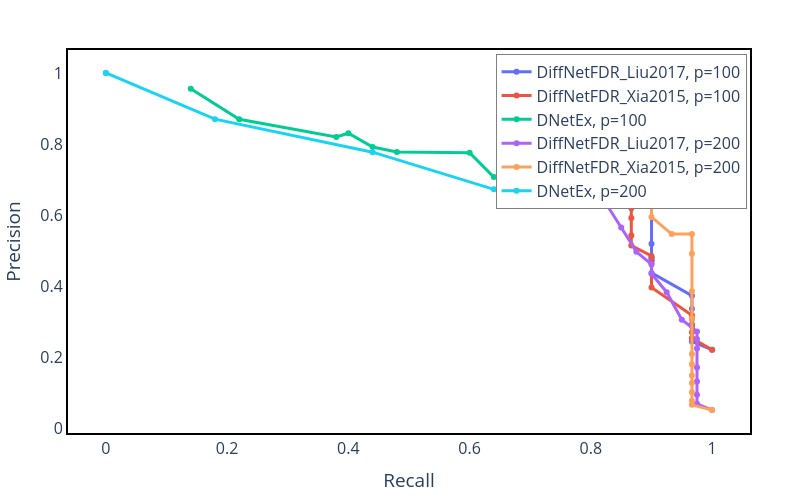

Notebook source saved alongside this figure:
### Markdown cell above
# Precision-Recall

### Code cell
temp_df = r1.groupby('alpha').aggregate({'NRecall':'mean','FDR':'mean'}).reset_index()
temp_df2 = s1.groupby('alpha').aggregate({'NRecall':'mean','FDR':'mean'}).reset_index()
run_number = 0

# Create figure
fig = go.Figure()

fig.add_trace(
    go.Scatter(
        x=temp_df.NRecall.values,
        y=1-temp_df.FDR.values,
        mode='lines+markers',
        name='DiffNetFDR_Liu2017, p=100'
    )
)

fig.add_trace(
    go.Scatter(
        x=temp_df2.NRecall.values,
        y=1-temp_df2.FDR.values,
        mode='lines+markers',
        name='DiffNetFDR_Xia2015, p=100'
    )
)

fig.add_trace(
    go.Scatter(
        x=runs_recall_list[run_number],
        y=1-runs_fdr_list[run_number],
        mode='lines+markers',
        name=f'DNetEx, p=100'
    )
)

temp_df = r2.groupby('alpha').aggregate({'NRecall':'mean','FDR':'mean'}).reset_index()
temp_df2 = s2.groupby('alpha').aggregate({'NRecall':'mean','FDR':'mean'}).reset_index()
run_number = 1

fig.add_trace(
    go.Scatter(
        x=temp_df.NRecall.values,
        y=1-temp_df.FDR.values,
        mode='lines+markers',
        name='DiffNetFDR_Liu2017, p=200'
    )
)

fig.add_trace(
    go.Scatter(
        x=temp_df2.NRecall.values,
        y=1-temp_df2.FDR.values,
        mode='lines+markers',
        name='DiffNetFDR_Xia2015, p=200'
    )
)

fig.add_trace(
    go.Scatter(
        x=runs_recall_list[run_number],
        y=1-runs_fdr_list[run_number],
        mode='lines+markers',
        name=f'DNetEx, p=200'
    )
)


# Customize the layout
fig.update_traces(line=dict(width=3))

fig.update_layout(
    xaxis1=dict(tickfont=dict(size=16),showticklabels=True),
    yaxis1=dict(tickfont=dict(size=16),showticklabels=True),
    autosize=False,
    width=800,
    height=500,
    xaxis_title=r"Recall",
    yaxis_title='Precision',
    plot_bgcolor='white',
    paper_bgcolor='white',
    margin=dict(l=50, r=50, t=50, b=50),
    showlegend=True,
    legend=dict(
        x=.995,
        y=0.99,  
        xanchor='right',
        yanchor='top',
        bgcolor='white',
        bordercolor='gray',
        borderwidth=1
    ),
    xaxis=dict(showline=True, linewidth=2, linecolor='black', mirror=True),
    yaxis=dict(showline=True, linewidth=2, linecolor='black', mirror=True),
    font=dict(size=16)

)

fig.show()

fig.write_image("Results/pr.pdf")

### Figure 1 — Plotly figure (JSON) as saved in the notebook; plotly's stock layout.template omitted (floating-point values rounded to 4 significant figures)
{"data": [{"line": {"width": 3}, "mode": "lines+markers", "name": "DiffNetFDR_Liu2017, p=100", "type": "scatter", "x": [0.6667, 0.7333, 0.7667, 0.8, 0.8333, 0.9, 0.9, 0.9, 0.9, 0.9, 0.9, 0.9, 0.9667, 0.9667, 0.9667, 0.9667, 0.9667, 0.9667, 1], "y": [0.8222, 0.7955, 0.8056, 0.8141, 0.6929, 0.6319, 0.5199, 0.4806, 0.4806, 0.4727, 0.4727, 0.4381, 0.3742, 0.3375, 0.3085, 0.288, 0.2544, 0.2453, 0.2222]}, {"line": {"width": 3}, "mode": "lines+markers", "name": "DiffNetFDR_Xia2015, p=100", "type": "scatter", "x": [0.7667, 0.7667, 0.8, 0.8, 0.8, 0.8, 0.8667, 0.8667, 0.8667, 0.8667, 0.8667, 0.9, 0.9, 0.9, 0.9667, 0.9667, 0.9667, 0.9667, 1], "y": [0.9333, 0.9091, 0.8357, 0.8084, 0.7308, 0.6951, 0.6673, 0.6194, 0.5926, 0.5434, 0.515, 0.4856, 0.4646, 0.3973, 0.3191, 0.2938, 0.2712, 0.2545, 0.2222]}, {"line": {"width": 3}, "mode": "lines+markers", "name": "DNetEx, p=100", "type": "scatter", "x": [0.14, 0.22, 0.38, 0.4, 0.44, 0.48, 0.6, 0.64, 0.7, 0.7, 0.7, 0.7, 0.7, 0.7, 0.7, 0.7, 0.7, 0.7, 0.7], "y": [0.9556, 0.8698, 0.8198, 0.8306, 0.7917, 0.7778, 0.7758, 0.7072, 0.7158, 0.7158, 0.7158, 0.7158, 0.7158, 0.7158, 0.7158, 0.7158, 0.7158, 0.7158, 0.7158]}, {"line": {"width": 3}, "mode": "lines+markers", "name": "DiffNetFDR_Liu2017, p=200", "type": "scatter", "x": [0.725, 0.725, 0.725, 0.75, 0.8, 0.85, 0.875, 0.9, 0.9, 0.925, 0.95, 0.975, 0.975, 0.975, 0.975, 0.975, 0.975, 0.975, 1], "y": [0.9722, 0.8854, 0.8299, 0.8239, 0.6996, 0.5656, 0.4978, 0.462, 0.4359, 0.3839, 0.3067, 0.2736, 0.2521, 0.2258, 0.1724, 0.1329, 0.09554, 0.07045, 0.05263]}, {"line": {"width": 3}, "mode": "lines+markers", "name": "DiffNetFDR_Xia2015, p=200", "type": "scatter", "x": [0.8, 0.8, 0.8333, 0.8667, 0.9, 0.9, 0.9333, 0.9667, 0.9667, 0.9667, 0.9667, 0.9667, 0.9667, 0.9667, 0.9667, 0.9667, 0.9667, 0.9667, 1], "y": [0.888, 0.8607, 0.8047, 0.7652, 0.6758, 0.5949, 0.5472, 0.5476, 0.4921, 0.3869, 0.311, 0.2105, 0.1815, 0.1499, 0.129, 0.1028, 0.07915, 0.06743, 0.05263]}, {"line": {"width": 3}, "mode": "lines+markers", "name": "DNetEx, p=200", "type": "scatter", "x": [0, 0, 0.18, 0.44, 0.64, 0.72, 0.72, 0.72, 0.72, 0.72, 0.72, 0.72, 0.72, 0.72, 0.72, 0.72, 0.72, 0.72, 0.72], "y": [1, 1, 0.87, 0.7773, 0.6728, 0.6722, 0.6722, 0.6722, 0.6722, 0.6722, 0.6722, 0.6722, 0.6722, 0.6722, 0.6722, 0.6722, 0.6722, 0.6722, 0.6722]}], "layout": {"autosize": false, "font": {"size": 16}, "height": 500, "legend": {"bgcolor": "white", "bordercolor": "gray", "borderwidth": 1, "x": 0.995, "xanchor": "right", "y": 0.99, "yanchor": "top"}, "margin": {"b": 50, "l": 50, "r": 50, "t": 50}, "paper_bgcolor": "white", "plot_bgcolor": "white", "showlegend": true, "width": 800, "xaxis": {"linecolor": "black", "linewidth": 2, "mirror": true, "showline": true, "showticklabels": true, "tickfont": {"size": 16}, "title": {"text": "Recall"}}, "yaxis": {"linecolor": "black", "linewidth": 2, "mirror": true, "showline": true, "showticklabels": true, "tickfont": {"size": 16}, "title": {"text": "Precision"}}}}
